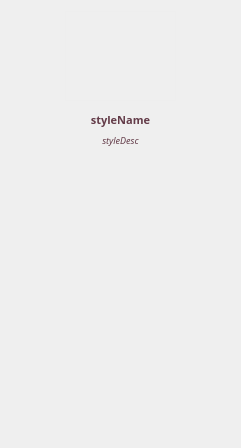
<?xml version="1.0" encoding="UTF-8"?>
<ui version="4.0">
 <class>StyleItemWidget</class>
 <widget class="QWidget" name="StyleItemWidget">
  <property name="geometry">
   <rect>
    <x>0</x>
    <y>0</y>
    <width>241</width>
    <height>448</height>
   </rect>
  </property>
  <property name="minimumSize">
   <size>
    <width>0</width>
    <height>90</height>
   </size>
  </property>
  <property name="windowTitle">
   <string>Form</string>
  </property>
  <property name="styleSheet">
   <string notr="true">color:#633b48;</string>
  </property>
  <layout class="QVBoxLayout" name="verticalLayout">
   <item>
    <layout class="QHBoxLayout" name="horizontalLayout">
     <item>
      <widget class="QLabel" name="stylePreview">
       <property name="minimumSize">
        <size>
         <width>111</width>
         <height>90</height>
        </size>
       </property>
       <property name="maximumSize">
        <size>
         <width>111</width>
         <height>90</height>
        </size>
       </property>
       <property name="styleSheet">
        <string notr="true">border: 1px solid rgb(236, 236, 236, 100);
</string>
       </property>
       <property name="text">
        <string/>
       </property>
       <property name="pixmap">
        <pixmap>../../../../../../../../Pictures/hede.jpg</pixmap>
       </property>
       <property name="scaledContents">
        <bool>true</bool>
       </property>
       <property name="alignment">
        <set>Qt::AlignCenter</set>
       </property>
      </widget>
     </item>
    </layout>
   </item>
   <item>
    <spacer name="verticalSpacer_2">
     <property name="orientation">
      <enum>Qt::Vertical</enum>
     </property>
     <property name="sizeType">
      <enum>QSizePolicy::Fixed</enum>
     </property>
     <property name="sizeHint" stdset="0">
      <size>
       <width>13</width>
       <height>5</height>
      </size>
     </property>
    </spacer>
   </item>
   <item>
    <widget class="QLabel" name="styleName">
     <property name="font">
      <font>
       <family>Sans Serif</family>
       <pointsize>8</pointsize>
       <weight>75</weight>
       <bold>true</bold>
      </font>
     </property>
     <property name="text">
      <string>styleName</string>
     </property>
     <property name="alignment">
      <set>Qt::AlignCenter</set>
     </property>
     <property name="wordWrap">
      <bool>true</bool>
     </property>
    </widget>
   </item>
   <item>
    <widget class="QLabel" name="styleDesc">
     <property name="minimumSize">
      <size>
       <width>0</width>
       <height>0</height>
      </size>
     </property>
     <property name="font">
      <font>
       <family>Sans Serif</family>
       <pointsize>7</pointsize>
       <italic>true</italic>
      </font>
     </property>
     <property name="styleSheet">
      <string notr="true"/>
     </property>
     <property name="text">
      <string>styleDesc</string>
     </property>
     <property name="alignment">
      <set>Qt::AlignCenter</set>
     </property>
     <property name="wordWrap">
      <bool>true</bool>
     </property>
    </widget>
   </item>
   <item>
    <spacer name="verticalSpacer">
     <property name="orientation">
      <enum>Qt::Vertical</enum>
     </property>
     <property name="sizeType">
      <enum>QSizePolicy::Expanding</enum>
     </property>
     <property name="sizeHint" stdset="0">
      <size>
       <width>20</width>
       <height>40</height>
      </size>
     </property>
    </spacer>
   </item>
  </layout>
 </widget>
 <resources/>
 <connections/>
</ui>
